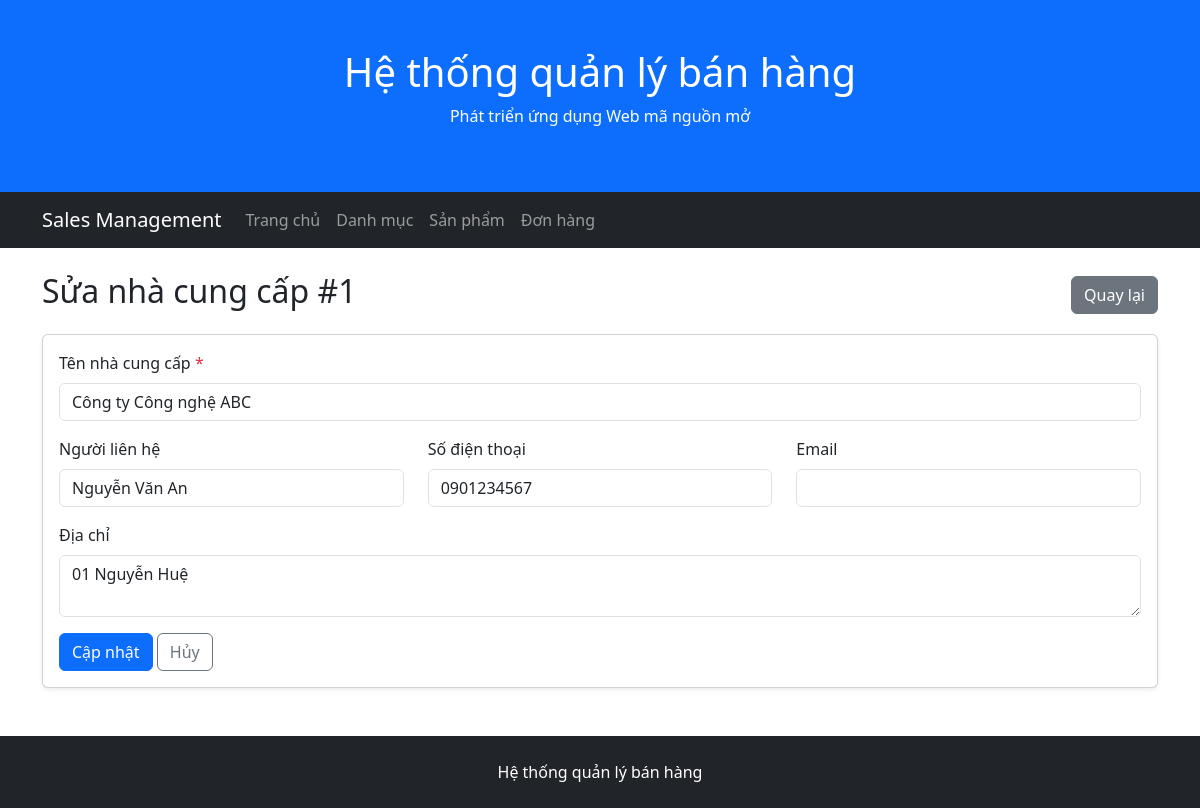
/supplier/edit.php?id=1, run on the app's committed database.
### tables this page shows
CREATE TABLE suppliers (
    SupplierID INT AUTO_INCREMENT PRIMARY KEY,
    SupplierName VARCHAR(200) NOT NULL,
    ContactName VARCHAR(100),
    Address VARCHAR(200),
    City VARCHAR(100),
    PostalCode VARCHAR(20),
    Country VARCHAR(100),
    Phone VARCHAR(20)
);

### Public/supplier/edit.php (the view, shortened to what this page needs)
<?php
require_once '/var/www/src/config/database.php';
$id = (int) ($_GET['id'] ?? 0);
$stmt = $conn->prepare("SELECT * FROM suppliers WHERE SupplierID = ?");
$stmt->bind_param('i', $id);
$stmt->execute();
$supplier = $stmt->get_result()->fetch_assoc();
require_once '/var/www/src/includes/header.php';
require_once '/var/www/src/includes/navbar.php';
?>
<div class="container mt-4">
    <div class="d-flex justify-content-between align-items-center mb-3">
        <h2>Sửa nhà cung cấp #<?= $supplier['SupplierID'] ?></h2>
        <a href="/suppliers/" class="btn btn-secondary">Quay lại</a>
    </div>
    <div class="card shadow-sm">
        <div class="card-body">
            <form action="" method="POST">
                <div class="mb-3">
                    <label for="supplier_name" class="form-label">Tên nhà cung cấp <span class="text-danger">*</span></label>
                    <input type="text" name="supplier_name" id="supplier_name" class="form-control" required value="<?= htmlspecialchars($_POST['supplier_name'] ?? $supplier['SupplierName']) ?>">
                </div>
                <div class="row mb-3">
                    <div class="col-md-4">
                        <label for="contact_name" class="form-label">Người liên hệ</label>
                        <input type="text" name="contact_name" id="contact_name" class="form-control" value="<?= htmlspecialchars($_POST['contact_name'] ?? $supplier['ContactName']) ?>">
                    </div>
                    <div class="col-md-4">
                        <label for="phone" class="form-label">Số điện thoại</label>
                        <input type="text" name="phone" id="phone" class="form-control" value="<?= htmlspecialchars($_POST['phone'] ?? $supplier['Phone']) ?>">
                    </div>
                    <div class="col-md-4">
                        <label for="email" class="form-label">Email</label>
                        <input type="email" name="email" id="email" class="form-control" value="<?= htmlspecialchars($_POST['email'] ?? $supplier['Email']) ?>">
                    </div>
                </div>
                <div class="mb-3">
                    <label for="address" class="form-label">Địa chỉ</label>
                    <textarea name="address" id="address" class="form-control" rows="2"><?= htmlspecialchars($_POST['address'] ?? $supplier['Address']) ?></textarea>
                </div>
                <button type="submit" class="btn btn-primary">Cập nhật</button>
                <a href="/suppliers/" class="btn btn-outline-secondary">Hủy</a>
            </form>
        </div>
    </div>
</div>
<?php
require_once '/var/www/src/includes/footer.php';
?>

### data on the page
suppliers: SupplierID "1", supplier_name "Công ty Công nghệ ABC", contact_name "Nguyễn Văn An", phone "0901234567", address "01 Nguyễn Huệ"
